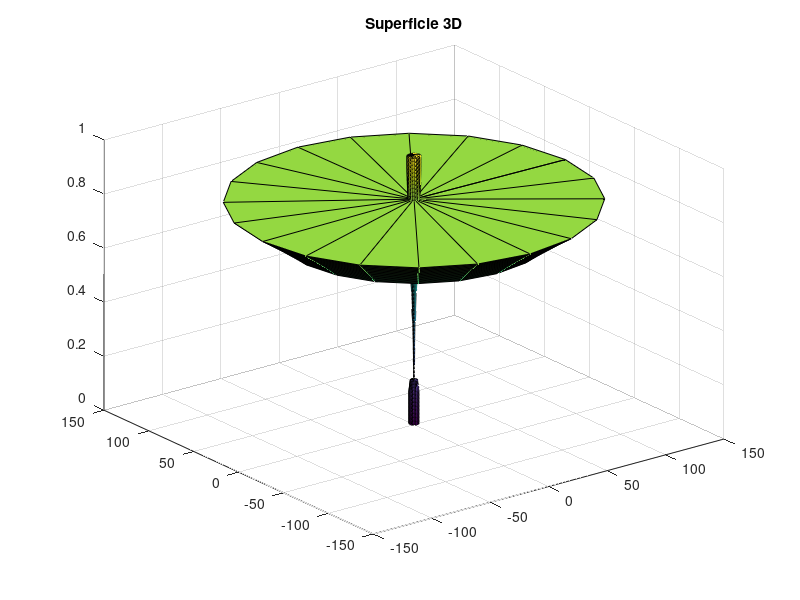
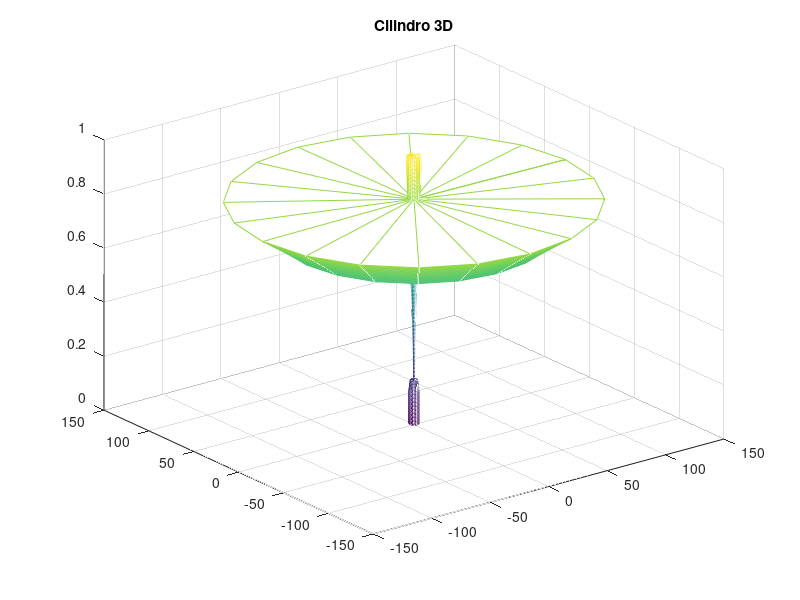
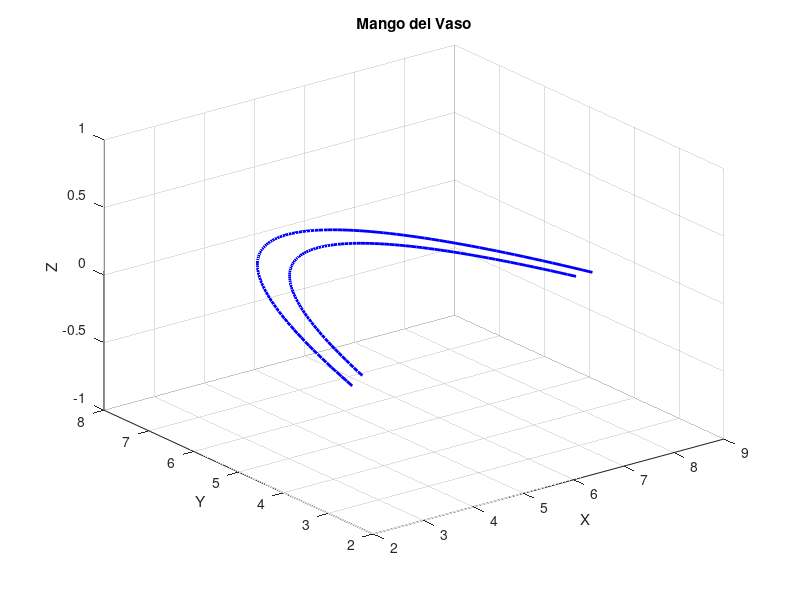

Recreate these plots in MATLAB, in order.
% Definir el rango de valores para x
x = linspace(0, 12, 200);
% Definir las funciones piecewise
funcion1 = zeros(size(x));
funcion1(2 < x & x < 8.37) = -0.04836 * x(2 < x & x < 8.37).^2
+ 0.74 * x(2 < x & x < 8.37) + 1.2333;
funcion2 = zeros(size(x));
funcion2(8.37 < x & x < 10) = 1.3076 * x(8.37 < x & x < 10).^2
- 24.0538 * x(8.37 < x & x < 10) + 113.7815;
funcion3 = zeros(size(x));
funcion3(10 < x & x < 12) = -0.2820 * x(10 < x & x < 12).^2 + 6.6110 * x(10 < x & x < 12) - 33.9145;
funcion4 = zeros(size(x));
funcion4((0 < x & x < 1.5)) = 3.5;
funcion5 = zeros(size(x));
funcion5((1.5 <= x & x <= 2)) = -1.9607 * x((1.5 <= x & x <=2)) + 6.4215;
% Calcular la suma de las funciones
suma = funcion1 + funcion2 + funcion3 + funcion4 + funcion5;
% Calcular las coordenadas X, Y, Z para el cilindro
[X, Y, Z] = cylinder(suma);
% Definir el rango de valores para x del mango
x_mango = linspace(2.5, 7.8925, 100); % Rango de valores para el mango
% Definir las funciones piecewise para el mango
mango1 = -0.4966 * x_mango.^2 + 5.3947 * x_mango - 7.5828;
x_mango_extended = linspace(2.092, 8.209, 100); % Extender el rango de x para la conexión con el vaso
mango2 = -0.4686 * x_mango_extended.^2 + 5.0689 *x_mango_extended - 5.9844;
% Graficar la superficie
figure(1)
surf(X, Y, Z)
title('Superficie 3D')
% Graficar el cilindro
figure(2)
mesh(X, Y, Z)
title('Cilindro 3D')
% Crear una figura 3D para el mango del vaso
figure(3)
plot3(x_mango, mango1, zeros(size(x_mango)), 'b', 'LineWidth',2)
hold on
plot3(x_mango_extended, mango2, zeros(size(x_mango_extended)),'b', 'LineWidth', 2)
hold off
title('Mango del Vaso')
xlabel('X')
ylabel('Y')
zlabel('Z')
grid on
view(3)